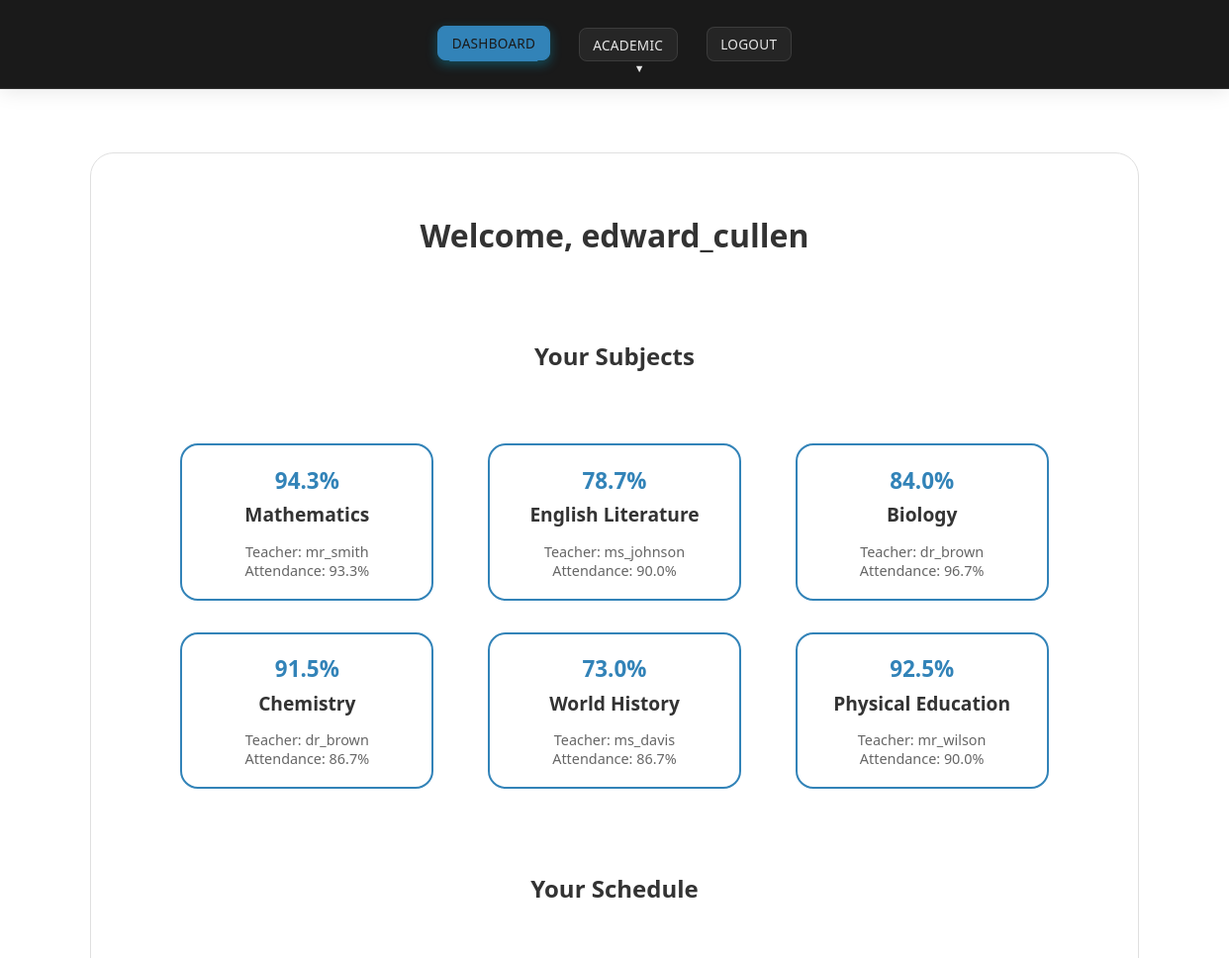
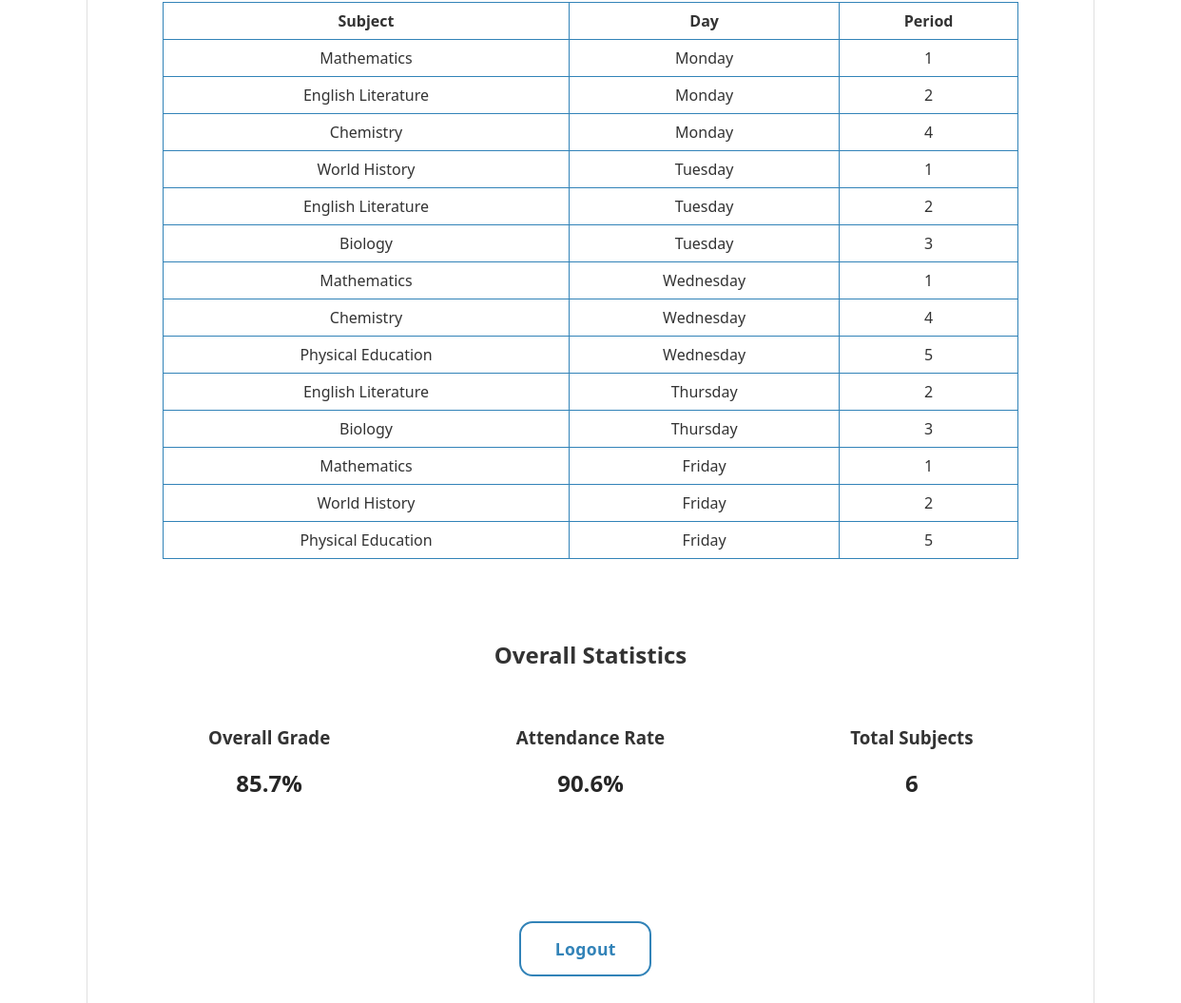
Page /student_dashboard (signed in) on the committed database (2 pictures, top to bottom).
### tables this page shows
CREATE TABLE subjects (
    id INTEGER PRIMARY KEY,
    name TEXT,
    teacher_id INTEGER REFERENCES users(id)
);

CREATE TABLE schedule (
    id INTEGER PRIMARY KEY,
    user_id INTEGER,
    subject_id INTEGER,
    day TEXT,
    period INTEGER,
    FOREIGN KEY (user_id) REFERENCES users(id),
    FOREIGN KEY (subject_id) REFERENCES subjects(id)
);

### app.py (the view)
@app.route('/student_dashboard')
def student_dashboard():
    if not is_student():
        return redirect(url_for('login'))
    user_id = session['user_id']
    username = session['username']
    conn = get_db()
    cur = conn.cursor()
    cur.execute('''SELECT DISTINCT
                subjects.id,
                subjects.name,
                users.username as teacher_name
                FROM subjects
                JOIN enrollments ON subjects.id = enrollments.subject_id
                LEFT JOIN users ON subjects.teacher_id = users.id
                WHERE enrollments.user_id = ?''', (user_id,))
    subjects = cur.fetchall()
    subject_grades = []
    for s in subjects:
        cur.execute('''SELECT AVG(grade) as avg_grade
                      FROM assignments
                      WHERE user_id = ?
                      AND subject_id = ?
                      AND grade > 0''', (user_id, s['id']))
        avg_grade = cur.fetchone()['avg_grade'] or 0
        cur.execute('''SELECT name, grade
                      FROM assignments
                      WHERE subject_id = ?
                      AND (user_id = ? OR user_id IN
                          (SELECT id FROM users WHERE role = 'teacher'))''',
                      (s['id'], user_id))
        assignments = cur.fetchall()
        subject_grades.append({
            'subject': s['name'],
            'id': s['id'],
            'teacher': s['teacher_name'],
            'avg_grade': avg_grade,
            'assignments': assignments
        })
    cur.execute('''CREATE TABLE IF NOT EXISTS schedule (
        id INTEGER PRIMARY KEY,
        user_id INTEGER,
        subject_id INTEGER,
        day TEXT,
        period INTEGER,
        FOREIGN KEY (user_id) REFERENCES users(id),
        FOREIGN KEY (subject_id) REFERENCES subjects(id)
    )''')
    conn.commit()
    cur.execute('''SELECT subjects.name, schedule.day, schedule.period
                   FROM schedule
                   JOIN subjects ON schedule.subject_id = subjects.id
                   WHERE schedule.user_id = ?
                   ORDER BY
                     CASE schedule.day
                       WHEN 'Monday' THEN 1
                       WHEN 'Tuesday' THEN 2
                       WHEN 'Wednesday' THEN 3
                       WHEN 'Thursday' THEN 4
                       WHEN 'Friday' THEN 5
                     END,
                     schedule.period''', (user_id,))
    schedule = cur.fetchall()
    cur.execute('''SELECT
                   subjects.name,
                   COUNT(CASE WHEN present = 1 THEN 1 END) as present_count,
                   COUNT(*) as total_count
                   FROM attendance
                   JOIN subjects ON attendance.subject_id = subjects.id
                   WHERE attendance.user_id = ?
                   AND date >= date('now', '-30 days')
                   GROUP BY subjects.id''', (user_id,))
    attendance = cur.fetchall()
    attendance_stats = {}
    for a in attendance:
        attendance_rate = (a['present_count'] / a['total_count'] * 100) if a['total_count'] > 0 else 100
        attendance_stats[a['name']] = round(attendance_rate, 1)
    return render_template('student_dashboard.html',
                         username=username,
                         subject_grades=subject_grades,
                         schedule=schedule,
                         attendance_stats=attendance_stats)

### app.py (called while the page is built)
def is_student():
    return session.get('role') == 'student'

### templates/student_dashboard.html (shortened to what this page needs)
<!DOCTYPE html>
<html>
<head>
    <link rel="stylesheet" href="/static/styles.css">
</head>
<body>
    <div class="navbar">
        <div class="navbar-container">
            <div class="navbar-links">
                <a href="/student_dashboard" class="nav-link active">Dashboard</a>
                <div class="dropdown">
                    <a href="#" class="nav-link dropdown-trigger">Academic</a>
                </div>
                <a href="/logout" class="nav-link">Logout</a>
            </div>
        </div>
    </div>
    <div class="center-wrapper">
        <div class="dashboard-container card-3d">
            <div class="dashboard-content">
                <h1>Welcome, {{ username }}</h1>
                <section class="subjects-section">
                    <h2>Your Subjects</h2>
                    <div class="subject-grid">
                        {% for subj in subject_grades %}
                        <a class="subject-card" href="{{ url_for('subject', subject_id=subj.id) }}">
                            <div class="subject-grade">{{ subj.avg_grade|round(1) }}%</div>
                            <div class="subject-name">{{ subj.subject }}</div>
                            <div class="subject-info">
                                Teacher: {{ subj.teacher or 'Not Assigned' }}<br>
                                Attendance: {{ attendance_stats.get(subj.subject, 100)|round(1) }}%
                            </div>
                        </a>
                        {% endfor %}
                    </div>
                </section>
                <section class="schedule-section">
                    <h2>Your Schedule</h2>
                    <div class="table-wrapper">
                        <table>
                            <thead>
                                <tr>
                                    <th>Subject</th>
                                    <th>Day</th>
                                    <th>Period</th>
                                </tr>
                            </thead>
                            <tbody>
                                {% for s in schedule %}
                                <tr>
                                    <td>{{ s.name }}</td>
                                    <td>{{ s.day }}</td>
                                    <td>{{ s.period }}</td>
                                </tr>
                                {% endfor %}
                            </tbody>
                        </table>
                    </div>
                </section>
                <section class="overall-stats">
                    <h2>Overall Statistics</h2>
                    <div class="stats-grid">
                        <div class="stat-card">
                            <h3>Overall Grade</h3>
                            <div class="stat-value">
                                {{ (subject_grades|map(attribute='avg_grade')|sum / subject_grades|length)|round(1) if subject_grades else 0 }}%
                            </div>
                        </div>
                        <div class="stat-card">
                            <h3>Attendance Rate</h3>
                            <div class="stat-value">
                                {{ (attendance_stats.values()|sum / attendance_stats.values()|length)|round(1) if attendance_stats else 100 }}%
                            </div>
                        </div>
                        <div class="stat-card">
                            <h3>Total Subjects</h3>
                            <div class="stat-value">{{ subject_grades|length }}</div>
                        </div>
                    </div>
                </section>
                <div class="action-buttons">
                    <a class="btn-3d" href="/logout">Logout</a>
                </div>
            </div>
        </div>
    </div>
</body>
</html>

### static/styles.css (style rules this page uses)
body { background: #ffffff; font-family: 'Segoe UI', 'Arial', sans-serif; color: hsl(0, 0%, 15%); margin: 0; padding: 0; min-height: 100vh; }
.navbar { background: hsl(0, 0%, 10%); box-shadow: 0 2px 20px rgba(0, 0, 0, 0.1); padding: 1.2em 0; position: sticky; top: 0; left: 0; right: 0; z-index: 1000; margin-bottom: 2em; border-bottom: 1px solid rgba(255, 255, 255, 0.1); width: 100%; }
.navbar-container { max-width: 1200px; margin: 0 auto; display: flex; justify-content: center; align-items: center; padding: 0.5em 1em; width: 100%; }
.navbar-links { display: flex; gap: 1.8em; align-items: center; justify-content: center; flex-wrap: wrap; max-width: 1200px; width: 100%; margin: 0 auto; }
.nav-link { color: hsl(0, 0%, 90%); text-decoration: none; font-weight: 500; padding: 0.5em 1em; border-radius: 8px; transition: all 0.3s ease; position: relative; background: rgba(255, 255, 255, 0.05); letter-spacing: 0.02em; text-transform: uppercase; font-size: 0.85em; border: 1px solid rgba(255, 255, 255, 0.1); }
.nav-link.active { background: hsl(204, 57%, 46%); color: hsl(0, 0%, 10%); box-shadow: 0 4px 12px rgba(0, 204, 255, 0.3); border: 1px solid hsl(204, 57%, 46%); transform: translateY(-1px); }
.nav-link.active::after { width: 80%; }
.nav-link::after { content: ''; position: absolute; bottom: -2px; left: 50%; width: 0; height: 2px; background: hsl(204, 57%, 46%); transition: all 0.3s ease; transform: translateX(-50%); }
.dropdown { position: relative; display: inline-block; }
.nav-link.dropdown-trigger::after { content: '▼'; font-size: 0.8em; margin-left: 6px; }
.dashboard-container { padding: 2.5em 2em; background: #ffffff; border-radius: 24px; max-width: 1200px; box-shadow: 0 8px 32px rgba(255, 255, 255, 0.3), 0 0 0 1px rgba(255, 255, 255, 0.1); width: 90%; margin: 2em auto; display: flex; flex-direction: column; align-items: center; border: 1px solid #e0e0e0; }
.center-wrapper { display: flex; align-items: center; justify-content: center; min-height: 100vh; }
.dashboard-content { width: 100%; display: flex; flex-direction: column; align-items: center; gap: 2em; }
.card-3d { background: #ffffff; border-radius: 24px; box-shadow: 0 6px 24px rgba(255, 255, 255, 0.3), 0 0 0 1px rgba(255, 255, 255, 0.1); width: 80%; border: 1px solid #e0e0e0; }
h1, h2, h3 { color: #333333; text-align: center; margin-bottom: 1em; text-decoration: none; }
.subjects-section, .schedule-section { width: 100%; display: flex; flex-direction: column; align-items: center; gap: 1em; }
.btn-3d { background: #ffffff; color: hsl(204, 57%, 46%); border: 2px solid hsl(204, 57%, 46%); border-radius: 14px; padding: 0.85em 2em; font-size: 1.1em; font-weight: 600; box-shadow: 0 6px 20px rgba(255, 255, 255, 0.3); transition: transform 0.12s, box-shadow 0.12s; cursor: pointer; letter-spacing: 0.02em; margin: 0.6em 0.6em 0.6em 0; display: inline-block; text-align: center; text-decoration: none; }
.action-buttons { margin-top: 2em; text-align: center; }
.table-wrapper { width: 100%; max-width: 900px; overflow-x: auto; margin: 0 auto; }
table { width: 100%; max-width: 900px; border-collapse: collapse; margin: 1em auto 2em; }
th, td { padding: 8px; border: 1px solid hsl(204, 57%, 46%); text-align: center; text-decoration: none; color: #333333; }
.subject-grid { display: flex; flex-wrap: wrap; gap: 2em; justify-content: center; margin: 2em auto; width: 100%; max-width: 900px; }
.subject-card { flex: 0 1 220px; background: #ffffff; border: 2px solid hsl(204, 57%, 46%); border-radius: 18px; box-shadow: 0 4px 16px rgba(255, 255, 255, 0.3), 0 0 0 1px rgba(255, 255, 255, 0.1); padding: 1.2em 1em; text-align: center; cursor: pointer; transition: transform 0.12s, box-shadow 0.12s; text-decoration: none; display: flex; flex-direction: column; align-items: center; margin: 0 auto; }
.subject-grade { font-size: 1.4em; font-weight: bold; color: hsl(204, 57%, 46%); margin-bottom: 0.25em; text-decoration: none; }
.subject-name { font-size: 1.2em; font-weight: 600; margin-bottom: 0.5em; color: #333333; text-decoration: none; }
section { width: 100%; }
section h2 { margin-bottom: 1em; }
.dashboard-container { max-width: 1200px; margin: 2em auto; padding: 2.5em 2em; }

### rows in the picture
subjects: avg_grade "94.3", subject "Mathematics", teacher "mr_smith", get "93.3"
subjects: avg_grade "78.7", subject "English Literature", teacher "ms_johnson", get "90.0"
subjects: avg_grade "84.0", subject "Biology", teacher "dr_brown", get "96.7"
subjects: avg_grade "91.5", subject "Chemistry", teacher "dr_brown", get "86.7"
subjects: avg_grade "73.0", subject "World History", teacher "ms_davis", get "86.7"
subjects: avg_grade "92.5", subject "Physical Education", teacher "mr_wilson", get "90.0"
schedule: name "Mathematics", day "Monday", period "1"
schedule: name "English Literature", day "Monday", period "2"
schedule: name "Chemistry", day "Monday", period "4"
schedule: name "World History", day "Tuesday", period "1"
schedule: name "English Literature", day "Tuesday", period "2"
schedule: name "Biology", day "Tuesday", period "3"
schedule: name "Mathematics", day "Wednesday", period "1"
schedule: name "Chemistry", day "Wednesday", period "4"
schedule: name "Physical Education", day "Wednesday", period "5"
schedule: name "English Literature", day "Thursday", period "2"
schedule: name "Biology", day "Thursday", period "3"
schedule: name "Mathematics", day "Friday", period "1"
schedule: name "World History", day "Friday", period "2"
schedule: name "Physical Education", day "Friday", period "5"

### other values in the picture
{{ username }} "edward_cullen"
{{ subject_grades|length }} "6"
